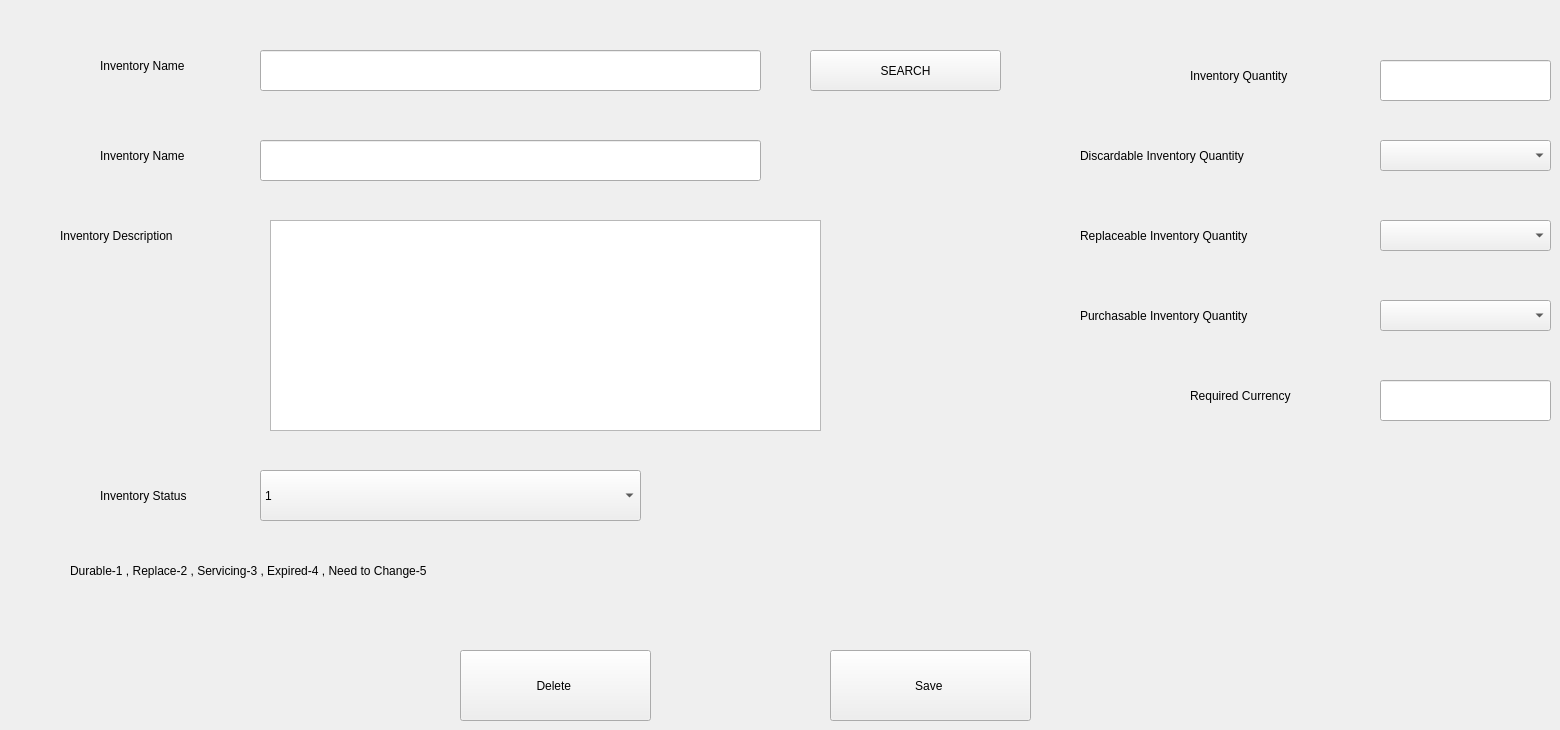
      <widget class="QWidget" name="tab_5">
       <attribute name="title">
        <string>Edit/Delete Inventory</string>
       </attribute>
       <widget class="QLineEdit" name="lineEdit_7">
        <property name="geometry">
         <rect>
          <x>1380</x>
          <y>60</y>
          <width>171</width>
          <height>41</height>
         </rect>
        </property>
       </widget>
       <widget class="QLabel" name="label_6">
        <property name="geometry">
         <rect>
          <x>1190</x>
          <y>370</y>
          <width>171</width>
          <height>51</height>
         </rect>
        </property>
        <property name="text">
         <string>Required Currency </string>
        </property>
       </widget>
       <widget class="QLabel" name="label_7">
        <property name="geometry">
         <rect>
          <x>1190</x>
          <y>60</y>
          <width>171</width>
          <height>31</height>
         </rect>
        </property>
        <property name="text">
         <string>Inventory Quantity</string>
        </property>
       </widget>
       <widget class="QLabel" name="label_8">
        <property name="geometry">
         <rect>
          <x>100</x>
          <y>50</y>
          <width>221</width>
          <height>31</height>
         </rect>
        </property>
        <property name="text">
         <string>Inventory Name</string>
        </property>
       </widget>
       <widget class="QLabel" name="label_9">
        <property name="geometry">
         <rect>
          <x>60</x>
          <y>220</y>
          <width>191</width>
          <height>31</height>
         </rect>
        </property>
        <property name="text">
         <string>Inventory Description </string>
        </property>
       </widget>
       <widget class="QLineEdit" name="lineEdit_3">
        <property name="geometry">
         <rect>
          <x>260</x>
          <y>50</y>
          <width>501</width>
          <height>41</height>
         </rect>
        </property>
       </widget>
       <widget class="QPushButton" name="pushButton_6">
        <property name="geometry">
         <rect>
          <x>830</x>
          <y>650</y>
          <width>201</width>
          <height>71</height>
         </rect>
        </property>
        <property name="text">
         <string>Save </string>
        </property>
       </widget>
       <widget class="QPushButton" name="pushButton_7">
        <property name="geometry">
         <rect>
          <x>810</x>
          <y>50</y>
          <width>191</width>
          <height>41</height>
         </rect>
        </property>
        <property name="text">
         <string>SEARCH</string>
        </property>
       </widget>
       <widget class="QPushButton" name="pushButton_8">
        <property name="geometry">
         <rect>
          <x>460</x>
          <y>650</y>
          <width>191</width>
          <height>71</height>
         </rect>
        </property>
        <property name="text">
         <string>Delete </string>
        </property>
       </widget>
       <widget class="QLabel" name="label_14">
        <property name="geometry">
         <rect>
          <x>100</x>
          <y>480</y>
          <width>151</width>
          <height>31</height>
         </rect>
        </property>
        <property name="text">
         <string>Inventory Status</string>
        </property>
       </widget>
       <widget class="QComboBox" name="comboBox_5">
        <property name="geometry">
         <rect>
          <x>260</x>
          <y>470</y>
          <width>381</width>
          <height>51</height>
         </rect>
        </property>
        <item>
         <property name="text">
          <string>1</string>
         </property>
        </item>
        <item>
         <property name="text">
          <string>2</string>
         </property>
        </item>
        <item>
         <property name="text">
          <string>3</string>
         </property>
        </item>
        <item>
         <property name="text">
          <string>4</string>
         </property>
        </item>
        <item>
         <property name="text">
          <string>5</string>
         </property>
        </item>
        <item>
         <property name="text">
          <string>6</string>
         </property>
        </item>
        <item>
         <property name="text">
          <string>7</string>
         </property>
        </item>
       </widget>
       <widget class="QLabel" name="label_18">
        <property name="geometry">
         <rect>
          <x>1080</x>
          <y>220</y>
          <width>281</width>
          <height>31</height>
         </rect>
        </property>
        <property name="text">
         <string>Replaceable Inventory Quantity</string>
        </property>
       </widget>
       <widget class="QLabel" name="label_23">
        <property name="geometry">
         <rect>
          <x>1080</x>
          <y>140</y>
          <width>271</width>
          <height>31</height>
         </rect>
        </property>
        <property name="text">
         <string>Discardable Inventory Quantity</string>
        </property>
       </widget>
       <widget class="QLabel" name="label_34">
        <property name="geometry">
         <rect>
          <x>1080</x>
          <y>300</y>
          <width>281</width>
          <height>31</height>
         </rect>
        </property>
        <property name="text">
         <string>Purchasable Inventory Quantity</string>
        </property>
       </widget>
       <widget class="QLineEdit" name="lineEdit_23">
        <property name="geometry">
         <rect>
          <x>1380</x>
          <y>380</y>
          <width>171</width>
          <height>41</height>
         </rect>
        </property>
       </widget>
       <widget class="QLineEdit" name="lineEdit_8">
        <property name="geometry">
         <rect>
          <x>260</x>
          <y>140</y>
          <width>501</width>
          <height>41</height>
         </rect>
        </property>
       </widget>
       <widget class="QLabel" name="label_10">
        <property name="geometry">
         <rect>
          <x>100</x>
          <y>140</y>
          <width>151</width>
          <height>31</height>
         </rect>
        </property>
        <property name="text">
         <string>Inventory Name</string>
        </property>
       </widget>
       <widget class="QComboBox" name="comboBox_7">
        <property name="geometry">
         <rect>
          <x>1380</x>
          <y>140</y>
          <width>171</width>
          <height>31</height>
         </rect>
        </property>
       </widget>
       <widget class="QComboBox" name="comboBox_8">
        <property name="geometry">
         <rect>
          <x>1380</x>
          <y>220</y>
          <width>171</width>
          <height>31</height>
         </rect>
        </property>
       </widget>
       <widget class="QComboBox" name="comboBox_9">
        <property name="geometry">
         <rect>
          <x>1380</x>
          <y>300</y>
          <width>171</width>
          <height>31</height>
         </rect>
        </property>
       </widget>
       <widget class="QTextEdit" name="textEdit_2">
        <property name="geometry">
         <rect>
          <x>270</x>
          <y>220</y>
          <width>551</width>
          <height>211</height>
         </rect>
        </property>
       </widget>
       <widget class="QLabel" name="label_37">
        <property name="geometry">
         <rect>
          <x>70</x>
          <y>550</y>
          <width>591</width>
          <height>41</height>
         </rect>
        </property>
        <property name="text">
         <string>Durable-1 , Replace-2 , Servicing-3 , Expired-4 , Need to Change-5</string>
        </property>
       </widget>
      </widget>
